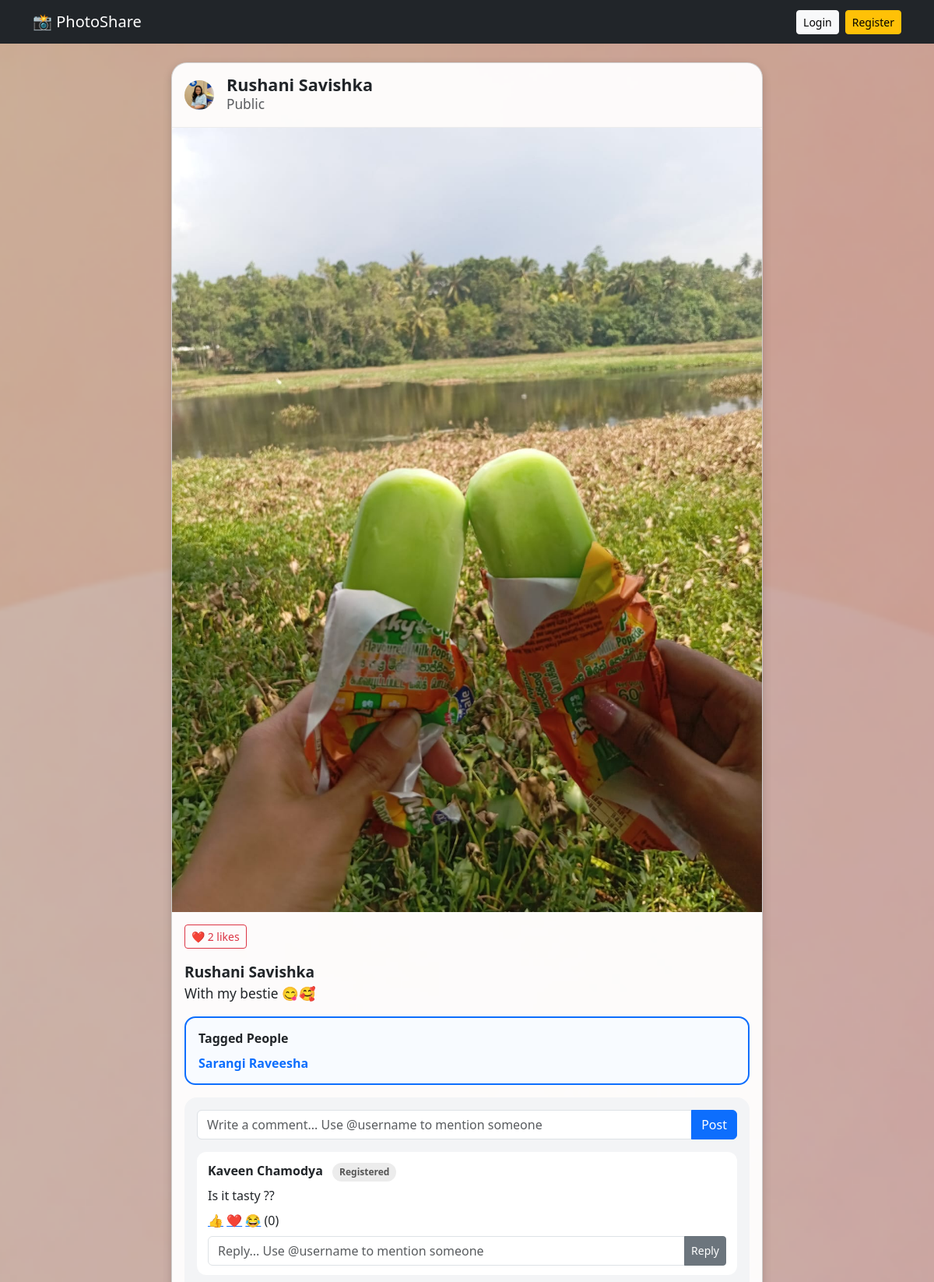
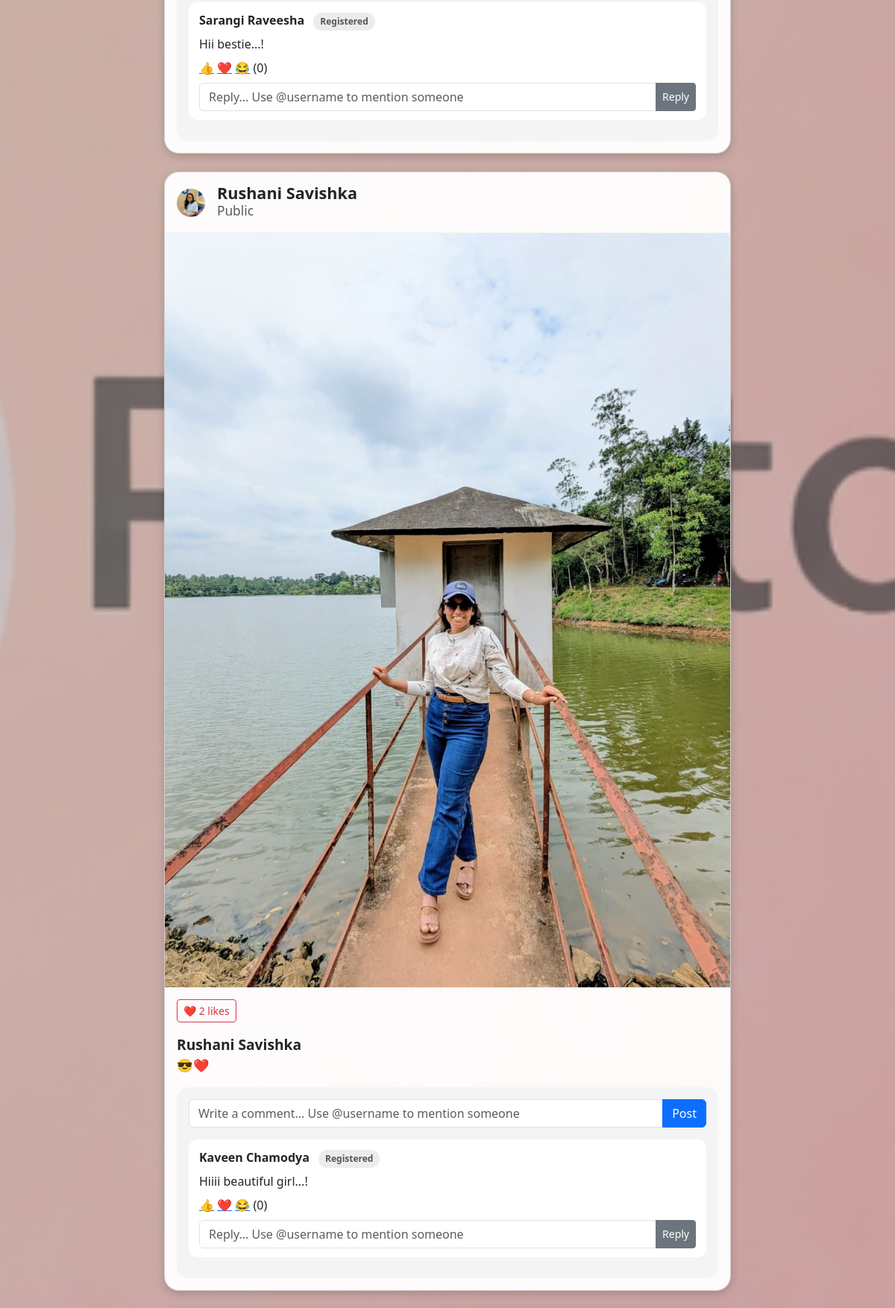
The page / (upper part) on the database its author committed (2 pictures, top to bottom).
### photos/models.py (models this page shows, shortened)
class Photo(models.Model):
    VISIBILITY_CHOICES = [
        ('public', 'Public'),
        ('friends', 'Friends'),
        ('private', 'Private'),
    ]
    author = models.ForeignKey(User, on_delete=models.CASCADE, related_name='photos')
    image = models.ImageField(upload_to='photos/')
    caption = models.TextField(blank=True)
    visibility = models.CharField(max_length=10, choices=VISIBILITY_CHOICES, default='public')
    created_at = models.DateTimeField(auto_now_add=True)

class PhotoTag(models.Model):
    photo = models.ForeignKey(Photo, on_delete=models.CASCADE, related_name='tags')
    user = models.ForeignKey(User, on_delete=models.SET_NULL, null=True, blank=True, related_name='photo_tags')
    username_snapshot = models.CharField(max_length=150)
    class Meta:
        unique_together = ('photo', 'username_snapshot')
    @property
    def display_name(self):
        return self.user.username if self.user else self.username_snapshot

class Comment(models.Model):
    photo = models.ForeignKey(Photo, on_delete=models.CASCADE, related_name='comments')
    author = models.ForeignKey(User, on_delete=models.SET_NULL, null=True, blank=True, related_name='comments')
    text = models.TextField()
    parent = models.ForeignKey('self', null=True, blank=True, on_delete=models.CASCADE, related_name='replies')
    created_at = models.DateTimeField(auto_now_add=True)
    @property
    def display_name(self):
        return self.author.username if self.author else "Deleted User"

### users/models.py (models this page shows, shortened)
class Profile(models.Model):
    user = models.OneToOneField(User, on_delete=models.CASCADE, related_name='profile')
    bio = models.TextField(blank=True)
    avatar = models.ImageField(upload_to='avatars/', blank=True, null=True)
    friends = models.ManyToManyField('self', blank=True, symmetrical=True)

### photos/views.py (the view)
# urls.py: path('', views.feed, name='feed'),
def feed(request):
    friend_user_ids = set()
    if request.user.is_authenticated:
        friend_user_ids = set(
            request.user.profile.friends.values_list('user_id', flat=True)
        )
        photos = Photo.objects.filter(
            Q(author=request.user) |
            Q(visibility='public') |
            Q(visibility='friends', author_id__in=friend_user_ids)
        ).distinct().order_by('-created_at')
    else:
        photos = Photo.objects.filter(visibility='public').order_by('-created_at')
    for photo in photos:
        photo.is_owner_post = request.user.is_authenticated and (photo.author_id == request.user.id)
        photo.is_friend_post = request.user.is_authenticated and (photo.author_id in friend_user_ids)
        top_level_comments = photo.comments.filter(parent__isnull=True).order_by('created_at')
        for comment in top_level_comments:
            attach_comment_flags(comment, request.user, friend_user_ids)
        photo.top_level_comments = top_level_comments
    return render(request, 'photos/feed.html', {'photos': photos})

### photos/views.py (called while the page is built)
def render_mentions_html(text):
    escaped_text = escape(text or "")
    def replace_mention(match):
        username = match.group(1)
        if User.objects.filter(username=username).exists():
            return f'<a href="/users/{username}/" class="mention-link">@{username}</a>'
        return f'@{username}'
    rendered = re.sub(r'@([A-Za-z0-9_]+)', replace_mention, escaped_text)
    return mark_safe(rendered)

def get_comment_relation_label(current_user, comment_author_id, friend_user_ids):
    if not current_user.is_authenticated:
        return 'Registered'
    if comment_author_id == current_user.id:
        return 'Your Comment'
    if comment_author_id in friend_user_ids:
        return 'Friend'
    return 'Registered'

def attach_comment_flags(comment, current_user, friend_user_ids):
    comment.rendered_text = render_mentions_html(comment.text)
    comment.author_user_id = comment.author_id
    comment.can_edit = current_user.is_authenticated and (comment.author_id == current_user.id)
    comment.relation_label = get_comment_relation_label(current_user, comment.author_id, friend_user_ids)
    for reply in comment.replies.all():
        reply.rendered_text = render_mentions_html(reply.text)
        reply.author_user_id = reply.author_id
        reply.can_edit = current_user.is_authenticated and (reply.author_id == current_user.id)
        reply.relation_label = get_comment_relation_label(current_user, reply.author_id, friend_user_ids)

### users/context_processors.py (called while the page is built)
def notifications_count(request):
    if request.user.is_authenticated:
        return {
            'unread_notifications_count': request.user.notifications.filter(is_read=False).count()
        }
    return {'unread_notifications_count': 0}

### templates/photos/feed.html (shortened to what this page needs)
{% extends 'base.html' %}
{% block content %}
{% if photos %}
    {% for photo in photos %}
    <div class="card post-card mb-4" id="photo-{{ photo.id }}">
        <div class="card-body post-header py-3 {% if photo.is_owner_post %}post-header-owner{% elif photo.is_friend_post %}post-header-friend{% endif %}">
            <div class="d-flex justify-content-between align-items-start">
                <div class="d-flex align-items-center gap-3">
                    {% if photo.author.profile.avatar %}
                        <img src="{{ photo.author.profile.avatar.url }}" class="avatar">
                    {% else %}
                        <img src="https://via.placeholder.com/40x40.png?text=U" class="avatar">
                    {% endif %}
                    <div>
                        <div class="fw-bold" style="font-size: 1.35rem; line-height: 1.1;">
                            <a href="{% url 'profile' photo.author.username %}" style="text-decoration:none; color:inherit;">
                                {{ photo.author.username }}
                            </a>
                        </div>
                        <div class="text-muted" style="font-size: 1.08rem;">
                            {{ photo.visibility|title }}
                        </div>
                    </div>
                </div>
            </div>
        </div>
        <img src="{{ photo.image.url }}" class="card-img-top">
        <div class="card-body">
            <a href="{% url 'like' photo.id %}" class="btn btn-sm btn-outline-danger">
                ❤️ {{ photo.likes.count }} likes
            </a>
            <div class="mt-3 mb-3">
                <div class="post-caption-name">{{ photo.author.username }}</div>
                <div class="post-caption-text">{{ photo.caption }}</div>
            </div>
            {% if photo.tags.all %}
                <div class="tagged-box">
                    <div class="tagged-box-title">Tagged People</div>
                    <div style="font-size: 16px;">
                        {% for tag in photo.tags.all %}
                            {% if tag.user %}
                                <a href="{% url 'profile' tag.user.username %}" class="mention-link">{{ tag.display_name }}</a>
                            {% else %}
                                <span class="mention-link">{{ tag.display_name }}</span>
                            {% endif %}
                        {% endfor %}
                    </div>
                </div>
            {% endif %}
            <div class="comments-panel">
                <form method="POST" action="{% url 'comment' photo.id %}" class="mb-3">
                    <div class="input-group position-relative">
                        <input
                            type="text"
                            name="text"
                            class="form-control mention-input"
                            placeholder="Write a comment... Use @username to mention someone"
                            autocomplete="off"
                            required
                        >
                        <button class="btn btn-primary">Post</button>
                    </div>
                </form>
                {% for comment in photo.top_level_comments %}
                    <div class="comment-bubble">
                        <div class="mb-1">
                            <strong>{{ comment.display_name }}</strong>
                            {% if comment.relation_label == 'Your Comment' %}
                                <span class="comment-label comment-label-own">Your Comment</span>
                            {% elif comment.relation_label == 'Friend' %}
                                <span class="comment-label comment-label-friend">Friend</span>
                            {% else %}
                                <span class="comment-label comment-label-registered">Registered</span>
                            {% endif %}
                        </div>
                        <div class="comment-text-line">
                            {{ comment.rendered_text|safe }}
                        </div>
                        <div class="mb-2">
                            <a href="{% url 'react' comment.id '👍' %}">👍</a>
                            <a href="{% url 'react' comment.id '❤️' %}">❤️</a>
                            <a href="{% url 'react' comment.id '😂' %}">😂</a>
                            ({{ comment.reactions.count }})
                        </div>
                        <form method="POST" action="{% url 'comment' photo.id %}">
                            <div class="input-group position-relative">
                                <input
                                    type="text"
                                    name="text"
                                    class="form-control mention-input"
                                    placeholder="Reply... Use @username to mention someone"
                                    autocomplete="off"
                                    required
                                >
                                <button class="btn btn-secondary btn-sm">Reply</button>
                            </div>
                        </form>
                    </div>
                {% endfor %}
            </div>
        </div>
    </div>
    {% endfor %}
{% else %}
    <div class="text-center text-white">
        <h3>No posts yet 📷</h3>
        <p>Upload your first photo!</p>
    </div>
{% endif %}
{% endblock %}

### templates/photos/feed.html (style rules this page uses)
.post-card { border-radius: 20px; overflow: hidden; scroll-margin-top: 90px; }
.post-header { border-bottom: 1px solid #ececec; }
.tagged-box { margin-top: 14px; margin-bottom: 14px; padding: 14px 16px; border: 2px solid #0d6efd; border-radius: 14px; background: #f8fbff; }
.tagged-box-title { font-weight: 700; font-size: 16px; margin-bottom: 8px; }
.comments-panel { margin-top: 16px; padding: 16px; background: #f3f4f6; border-radius: 16px; }
.comment-bubble { background: white; border-radius: 12px; padding: 12px 14px; margin-bottom: 12px; }
.mention-link { color: #0d6efd; font-weight: 600; text-decoration: none; }
.post-caption-name { font-size: 1.2rem; font-weight: 700; }
.post-caption-text { font-size: 1.08rem; }
.comment-label { display: inline-block; font-size: 12px; font-weight: 700; border-radius: 999px; padding: 3px 9px; margin-left: 8px; }
.comment-label-registered { background: #ececec; color: #555; }
.comment-text-line { margin-top: 6px; margin-bottom: 8px; font-size: 16px; }

### rows shown on the page
Photo: author.profile.avatar (picture), author.username "Rushani Savishka", visibility "Public", image (picture), likes.count "2", caption "With my bestie 😋🥰"
PhotoTag: display_name "Sarangi Raveesha"
Comment: display_name "Kaveen Chamodya", shows "Registered", rendered_text "Is it tasty ??", reactions.count "0"
Comment: display_name "Sarangi Raveesha", shows "Registered", rendered_text "Hii bestie...!", reactions.count "0"
Photo: author.profile.avatar (picture), author.username "Rushani Savishka", visibility "Public", image (picture), likes.count "2", caption "😎❤️"
Comment: display_name "Kaveen Chamodya", shows "Registered", rendered_text "Hiiii beautiful girl...!", reactions.count "0"
